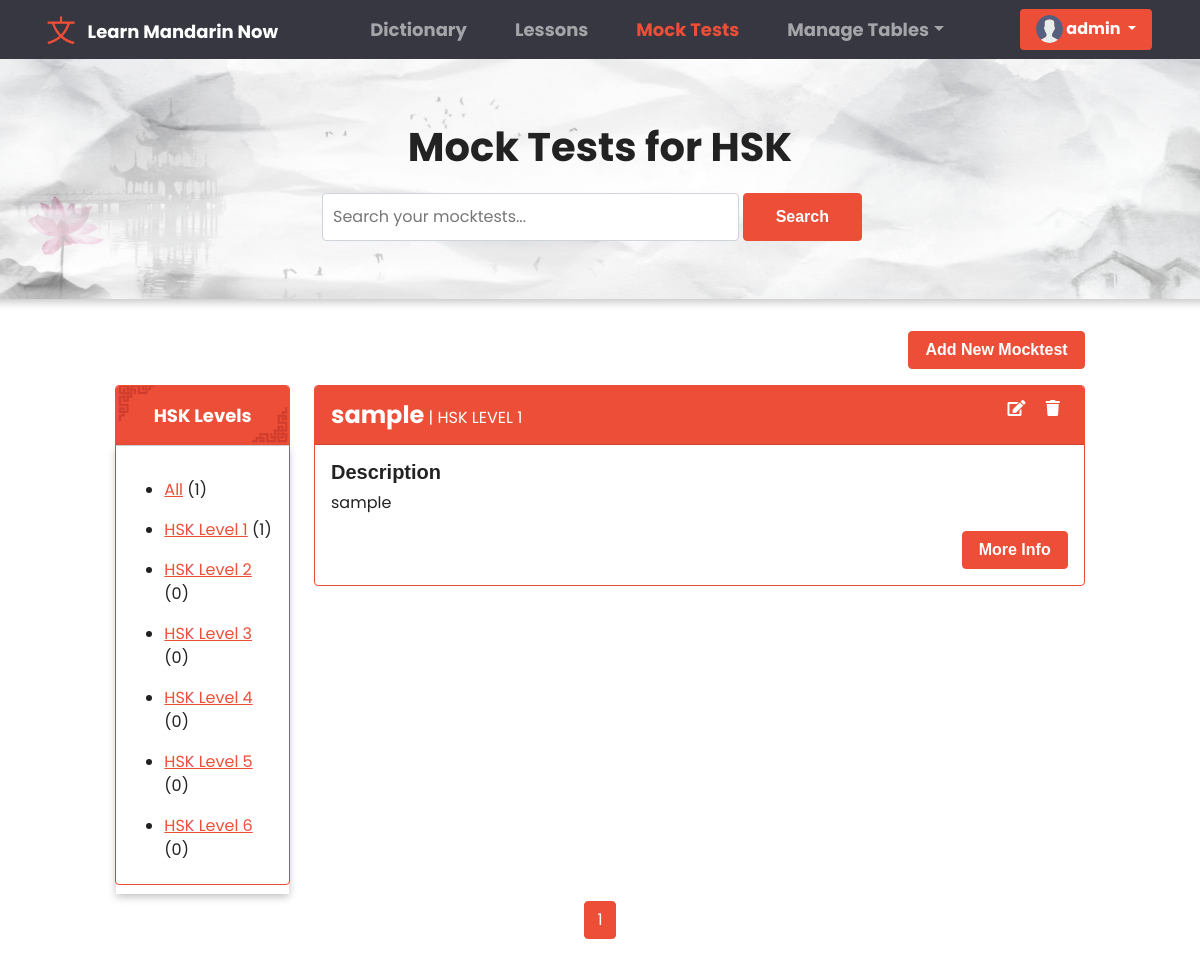
/mocktest/ (signed in), run on an earlier commit of the app's database.
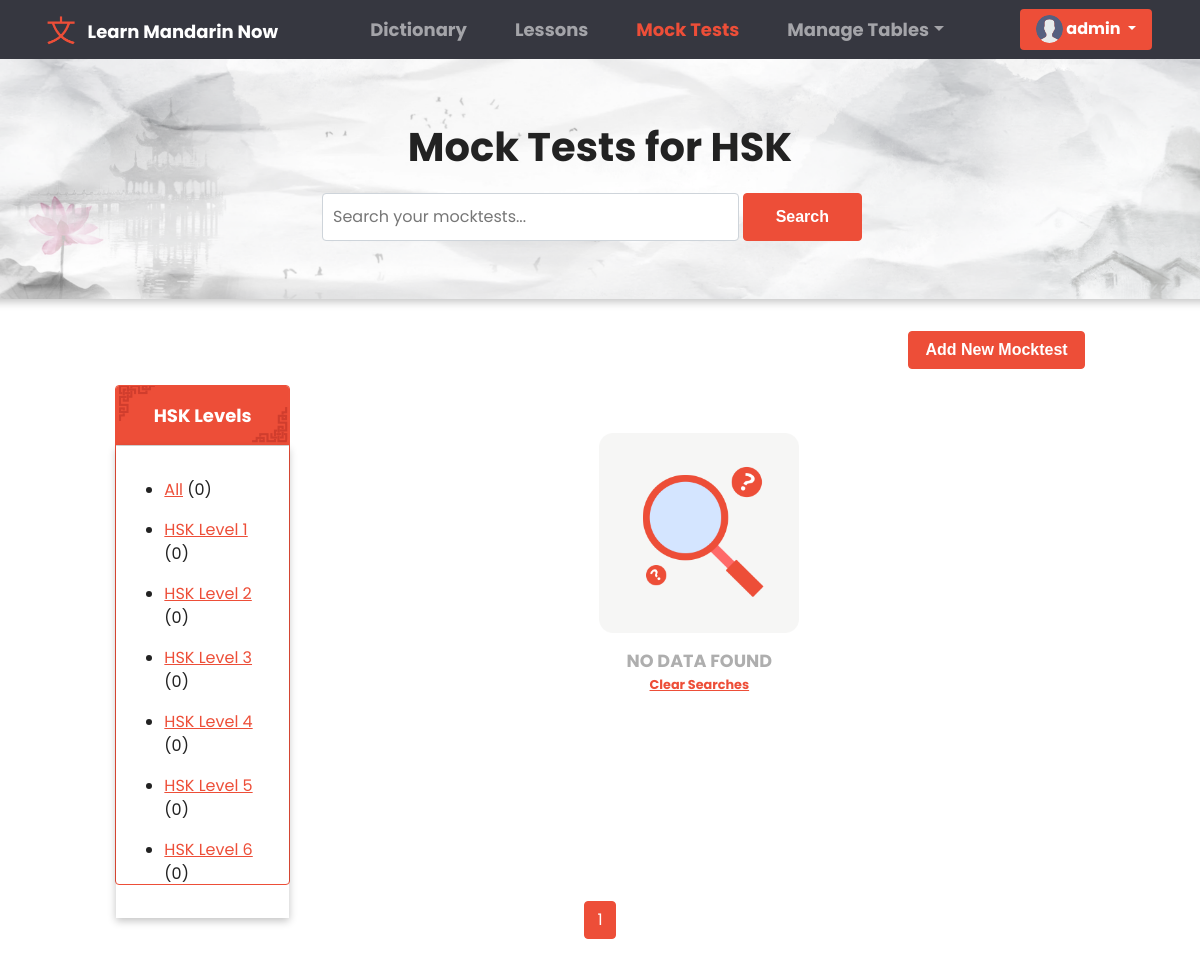
And on a later commit of the database.
### base/models.py (models this page shows, shortened)
class HskLevel(models.Model):
    level = models.CharField(max_length=200)
    def __str__(self):
        return self.level
    class Meta:
        ordering = ['level']

class MockTest(models.Model):
    hsklevel = models.ForeignKey(HskLevel, on_delete=models.SET_NULL, null=True, verbose_name = "HSK Level")
    title = models.CharField(max_length=120, null=True, blank=True)
    description = models.TextField(null=True, blank=True)
    questions = models.TextField(null=True, blank=True)
    updated = models.DateTimeField(auto_now=True)
    created = models.DateTimeField(auto_now_add=True)
    class Meta:
        ordering = ['-updated', '-created']

### base/views.py (the view, shortened to what this page needs)
# urls.py: path('mocktest/', views.MockTestPage, name = 'mocktest'),
@login_required(login_url='anonymous')
def MockTestPage(request):
    search =  request.GET.get('search') if request.GET.get('search') != None else ''
    levels = HskLevel.objects.all()
    all_result = MockTest.objects.all()
    mocktest = MockTest.objects.filter(
        Q(title__icontains = search) |
        Q(description__icontains = search) |
        Q(hsklevel__level__icontains = search)
        )
    p = Paginator(mocktest, 6)
    page = request.GET.get('page')
    mocktests = p.get_page(page)
    context = {
        'mocktests' : mocktests,
        'all_result' : all_result,
        'hsklevels' : levels,
    }
    return render(request, 'mocktest.html', context)

### templates/mocktest.html (shortened to what this page needs)
{% extends "main.html" %} {% block content %} {% load static %}
<link rel="stylesheet" href="{% static 'css/dictionary.css' %}" />
<link rel="stylesheet" href="{% static 'css/table.css' %}" />
<div class="container-fluid px-3 py-3 forRemovingMargin">
  <div class="row  justify-content-center" id="dictionary_header">
    <div class="col col-lg-6">
      <p class="dictionary_text">Mock Tests for HSK</p>
      <form class="d-flex sm-1" action="" method="GET">
        <input
          class="form-control me-sm-1 input_searchD"
          type="search"
          placeholder="Search your mocktests..."
          name="search"
        />
        <button class="btn btn-primary my-2 my-sm-0 search_btn" type="submit">
          Search
        </button>
      </form>
    </div>
  </div>
{% if request.user.is_authenticated and request.user.is_staff %}
<div class="row mb-3 justify-content-center px-3">
  <div class="col col-lg-10">
    <a
      href="{% url 'superuser-add-mocktest' %}"
      class="btn btn-primary"
      style="float: right"
    >
      Add New Mocktest
    </a>
  </div>
</div>
{% endif %}
<div class="row justify-content-center  px-3">
  <div class="col col-lg-2 col-md-4 d-lg-block d-sm-none d-md-block d-none">
    <div class="card border-primary" style="height: 500px">
      <div class="card-header" id="card_header">
        <strong style="font-size: large">HSK Levels</strong>
      </div>
      <div class="card-body for_shadow">
        <ul>
            <li class="my-3">
              <a href="{% url 'mocktest' %}">All</a>
              ({{all_result.count}})
            </li>
            {% for hsklevel in hsklevels %}
            <li class="my-3">
              <a href="{% url 'mocktest' %}?search={{hsklevel.level}}&page=1"
                >{{ hsklevel.level }}</a
              >
              ({{hsklevel.mocktest_set.all.count}})
            </li>
            {% endfor %}
          </ul>
      </div>
    </div>
  </div>
  <div class="col col-lg-8 col-md-8">
    {% if mocktests|length == 0 %}
    <div id="no_dataVerifyer" style="display: flex;">
      <img src="{% static 'images/no_record_found.png' %}" alt="">
      NO DATA FOUND
      <a href="{%url 'mocktest'%}" style="font-size:.8rem;">Clear Searches</a>
    </div>
    {% endif %}
   {% for mocktest in mocktests %}
    <div class="card border-primary mb-3">
      <div class="card-header card_head_def" id="card_subhead">
        <strong style="font-size: x-large">{{mocktest.title}}</strong> |
        <span class="text-uppercase">{{ mocktest.hsklevel }}</span>
        {%if request.user.is_authenticated and request.user.is_staff%}
        <div style="float: right">
          <a href="{% url 'superuser-edit-mocktest' mocktest.id %}"
            ><i class="fas fa-edit mx-2 sub_headIcon"></i
          ></a>
          <a href="#" onclick="showDeleteModal('modal_mocktest', '{{mocktest.id}}')"
            ><i class="fas fa-trash mx-2 sub_headIcon"></i
          ></a>
        </div>
        {% endif %}
      </div>
      <div class="card-body">
        <h5 class="card-title">Description</h5>
        <p class="card-text">
          {{mocktest.description}}
        </p>
        <a
          href="{% url 'mocktest-details' mocktest.id %}"
          class="btn btn-primary"
          style="float: right; clear: after"
          >More Info</a
        >
      </div>
    </div>
    {% endfor %}
  </div>
</div>
<div class="row justify-content-center">
    <div class="col col-lg-6">
        <ul class="pagination justify-content-center">
          <div class="pagination px-3 py-3">
            {% for i in mocktests.paginator.page_range %}
            {% if mocktests.number == i %}
            <li class="page-item active"><a class="page-link" href="?page={{i}}">{{i}}</a></li>
            {% elif i > mocktests.number|add:'-3' and i < mocktests.number|add:'3' %}
            <li class="page-item"><a class="page-link" href="?page={{i}}">{{i}}</a></li>
            {% endif %}
            {% endfor %}
        </ul>
    </div>
  </div>
{% endblock content %}

What changed in the data, as far as the page shows it:
removed MockTest: title "sample", hsklevel "HSK LEVEL 1", description "sample"
computed for HskLevel "HSK Level 1": mocktest_set.all.count "1" → "0"
Also different on the page:
{{ all_result.count }}: "1" → "0"
text now shown: "NO DATA FOUND Clear Searches"
